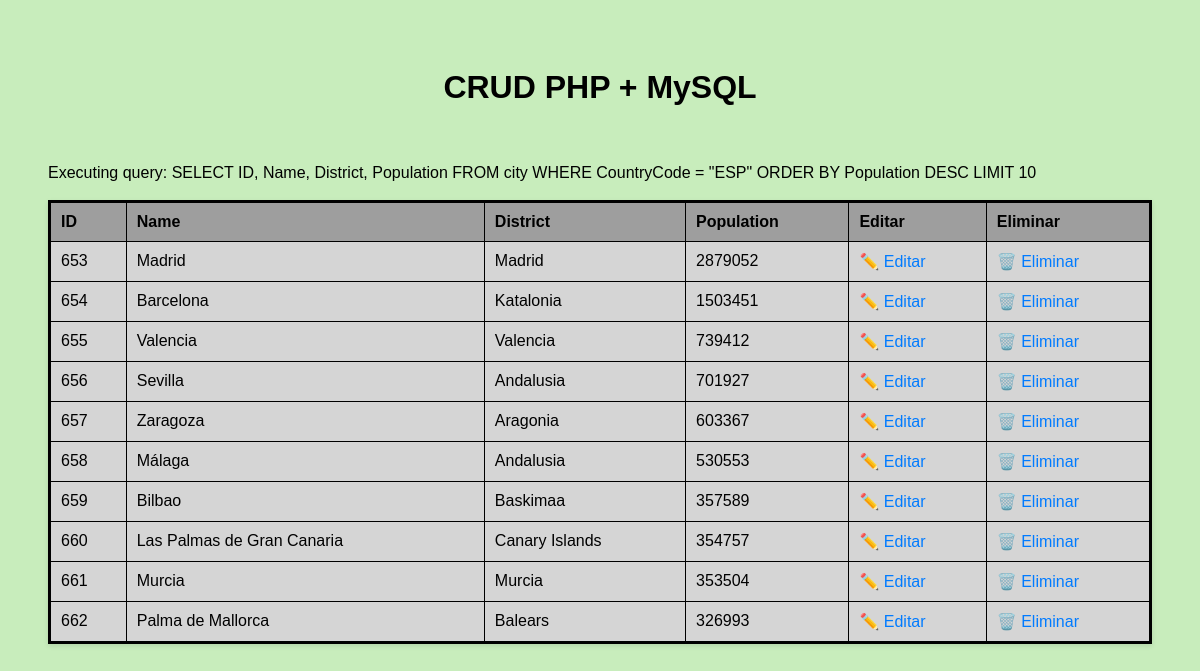
The page / on the database its author committed.
### tables this page shows
CREATE TABLE `city` (
  `ID` int NOT NULL AUTO_INCREMENT,
  `Name` char(35) NOT NULL DEFAULT '',
  `CountryCode` char(3) NOT NULL DEFAULT '',
  `District` char(20) NOT NULL DEFAULT '',
  `Population` int NOT NULL DEFAULT '0',
  PRIMARY KEY (`ID`),
  KEY `CountryCode` (`CountryCode`),
  CONSTRAINT `city_ibfk_1` FOREIGN KEY (`CountryCode`) REFERENCES `country` (`Code`)
);

### Mysql.php (the view, shortened to what this page needs)
<?php
class Mysql{
    private $conn;
    private $res;
    public $table;
    public function __construct($server, $database, $username, $password){
        $this->server = $server;
        $this->database = $database;
        $this->username = $username;
        $this->password = $password;
        $this->conn = mysqli_connect($this->server, $this->username, $this->password, $this->database);
        return;
    }
    private function get_res_query($query){
        $this->res = mysqli_query($this->conn, $query);
        return;
    }
    private function get_col_names(){
        $col_names = array();
        for($i=0; $i < $this->res->field_count; $i++){
            $field = $this->res->fetch_field();
            $col_names[] = $field;
        }
        return $col_names;
    }
    public function select($fields, $table, $where = "", $order = "", $limit = ""){
        $this->table = $table;
        if($fields == []){
            $fields_str = "*";
        } else {
            $fields_str = implode(", ", $fields);
        }
        $query = "SELECT " . $fields_str . " FROM " . $table;
        if($where != ""){
            $query .= " WHERE " . $where;
        }
        if($order != ""){
            $query .= " ORDER BY " . $order;
        }
        if($limit != ""){
            $query .= " LIMIT " . $limit;
        }
        echo "<br><br>Executing query: " . $query . "<br><br>";
        $this->get_table($query);
        return;
    }
    public function get_table($query){
        $id_field = FALSE;
        $this->get_res_query($query);
        $field_count = mysqli_num_fields($this->res);
        $col_names = $this->get_col_names();
        echo "<table border='1'>";
        echo "<tr>";
        for($x=0; $x<count($col_names);$x++){
            echo "<th>" . $col_names[$x]->name . "</th>";
            if(strtoupper($col_names[$x]->name) == "ID"){
                $id_field = TRUE;
            }
        }
        echo "<th>Editar</th>";
        echo "<th>Eliminar</th>";
        echo "</tr>";
        while ($row = mysqli_fetch_array($this->res)) {
            echo "<tr>";
            for($x=0; $x<$field_count;$x++){
                echo "<td>" . $row[$x] . "</td>";
            }
            $url_params = $this->build_url_params($col_names,$row,$id_field);
            echo "<td>";
                    echo "<a href='edit.php?table=" . $this->table . "&" . $url_params . "'>✏️ Editar</a> ";
            echo "</td>";
            echo "<td>";
                    echo "<a href='delete.php?table=" . $this->table . "&" . $url_params . "' onclick=\"return confirm('¿Eliminar este usuario?')\">🗑️ Eliminar</a>";
            echo "</td>";
            echo "</tr>";
        }
        echo "</table>";
    }
    private function build_url_params($col_names, $row, $id_field){
        $url_params = "";
        if($id_field){
            for($x=0; $x<count($col_names);$x++){
                if(strtoupper($col_names[$x]->name) == "ID"){
                    $url_params .= "id=" . urlencode($row[$x]);
                    break;
                }
            }
        }
        return $url_params;
    }
}
?>

### index.php (shortened to what this page needs)
<?php
    include 'Mysql.php';
?>
<!DOCTYPE html>
<html lang="es">
<head>
    <link rel="stylesheet" href="css/style.css" type="text/css">
</head>
<body>
    <h1>CRUD PHP + MySQL</h1>
    <?php
        $obj_mysql = new Mysql(SERVER, DATABASE, USERNAME, PASSWORD);
        $obj_mysql->select(["ID","Name", "District", "Population"], 'city', 'CountryCode = "ESP"', 'Population DESC', '10');
    ?>
</body>
</html>

### css/style.css (style rules this page uses)
body { font-family: Arial, sans-serif; background: #c8edbcff; padding: 40px; }
h1 { text-align: center; }
table { border: 3px solid #000000ff; width: 100%; border-collapse: collapse; background: #fff; box-shadow: 0 2px 5px rgba(0,0,0,0.1); }
th { background-color: #9e9e9eff; }
td { background-color: #d5d5d5ff; }
th, td { padding: 10px; text-align: left }
a { text-decoration: none; color: #007BFF; }

### rows shown on the page
city: ID "653", Name "Madrid", District "Madrid", Population "2879052"
city: ID "654", Name "Barcelona", District "Katalonia", Population "1503451"
city: ID "655", Name "Valencia", District "Valencia", Population "739412"
city: ID "656", Name "Sevilla", District "Andalusia", Population "701927"
city: ID "657", Name "Zaragoza", District "Aragonia", Population "603367"
city: ID "658", Name "Málaga", District "Andalusia", Population "530553"
city: ID "659", Name "Bilbao", District "Baskimaa", Population "357589"
city: ID "660", Name "Las Palmas de Gran Canaria", District "Canary Islands", Population "354757"
city: ID "661", Name "Murcia", District "Murcia", Population "353504"
city: ID "662", Name "Palma de Mallorca", District "Balears", Population "326993"

### other values the page prints
$query "SELECT ID, Name, District, Population FROM city WHERE CountryCode = \"ESP\" ORDER BY Population DESC LIMIT 10"
$col_names[$x]->name "ID"
$col_names[$x]->name "Name"
$col_names[$x]->name "District"
$col_names[$x]->name "Population"
